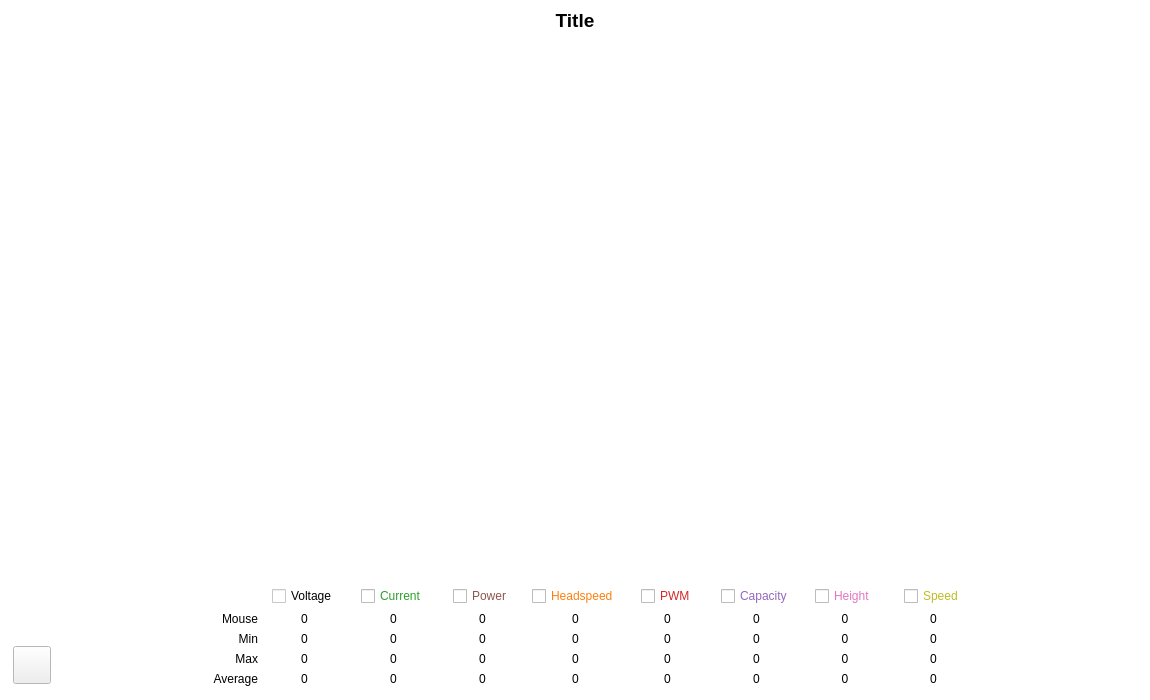
<?xml version="1.0" encoding="UTF-8"?>
<ui version="4.0">
 <class>QTDTelemetryWindow</class>
 <widget class="QMainWindow" name="QTDTelemetryWindow">
  <property name="geometry">
   <rect>
    <x>0</x>
    <y>0</y>
    <width>1150</width>
    <height>700</height>
   </rect>
  </property>
  <property name="palette">
   <palette>
    <active>
     <colorrole role="Base">
      <brush brushstyle="SolidPattern">
       <color alpha="255">
        <red>255</red>
        <green>255</green>
        <blue>255</blue>
       </color>
      </brush>
     </colorrole>
     <colorrole role="Window">
      <brush brushstyle="SolidPattern">
       <color alpha="255">
        <red>255</red>
        <green>255</green>
        <blue>255</blue>
       </color>
      </brush>
     </colorrole>
    </active>
    <inactive>
     <colorrole role="Base">
      <brush brushstyle="SolidPattern">
       <color alpha="255">
        <red>255</red>
        <green>255</green>
        <blue>255</blue>
       </color>
      </brush>
     </colorrole>
     <colorrole role="Window">
      <brush brushstyle="SolidPattern">
       <color alpha="255">
        <red>255</red>
        <green>255</green>
        <blue>255</blue>
       </color>
      </brush>
     </colorrole>
    </inactive>
    <disabled>
     <colorrole role="Base">
      <brush brushstyle="SolidPattern">
       <color alpha="255">
        <red>255</red>
        <green>255</green>
        <blue>255</blue>
       </color>
      </brush>
     </colorrole>
     <colorrole role="Window">
      <brush brushstyle="SolidPattern">
       <color alpha="255">
        <red>255</red>
        <green>255</green>
        <blue>255</blue>
       </color>
      </brush>
     </colorrole>
    </disabled>
   </palette>
  </property>
  <property name="windowTitle">
   <string>MainWindow</string>
  </property>
  <widget class="QWidget" name="centralwidget">
   <property name="palette">
    <palette>
     <active>
      <colorrole role="Base">
       <brush brushstyle="SolidPattern">
        <color alpha="255">
         <red>255</red>
         <green>255</green>
         <blue>255</blue>
        </color>
       </brush>
      </colorrole>
      <colorrole role="Window">
       <brush brushstyle="SolidPattern">
        <color alpha="255">
         <red>255</red>
         <green>255</green>
         <blue>255</blue>
        </color>
       </brush>
      </colorrole>
      <colorrole role="AlternateBase">
       <brush brushstyle="SolidPattern">
        <color alpha="255">
         <red>255</red>
         <green>255</green>
         <blue>255</blue>
        </color>
       </brush>
      </colorrole>
     </active>
     <inactive>
      <colorrole role="Base">
       <brush brushstyle="SolidPattern">
        <color alpha="255">
         <red>255</red>
         <green>255</green>
         <blue>255</blue>
        </color>
       </brush>
      </colorrole>
      <colorrole role="Window">
       <brush brushstyle="SolidPattern">
        <color alpha="255">
         <red>255</red>
         <green>255</green>
         <blue>255</blue>
        </color>
       </brush>
      </colorrole>
      <colorrole role="AlternateBase">
       <brush brushstyle="SolidPattern">
        <color alpha="255">
         <red>255</red>
         <green>255</green>
         <blue>255</blue>
        </color>
       </brush>
      </colorrole>
     </inactive>
     <disabled>
      <colorrole role="Base">
       <brush brushstyle="SolidPattern">
        <color alpha="255">
         <red>255</red>
         <green>255</green>
         <blue>255</blue>
        </color>
       </brush>
      </colorrole>
      <colorrole role="Window">
       <brush brushstyle="SolidPattern">
        <color alpha="255">
         <red>255</red>
         <green>255</green>
         <blue>255</blue>
        </color>
       </brush>
      </colorrole>
      <colorrole role="AlternateBase">
       <brush brushstyle="SolidPattern">
        <color alpha="255">
         <red>255</red>
         <green>255</green>
         <blue>255</blue>
        </color>
       </brush>
      </colorrole>
     </disabled>
    </palette>
   </property>
   <property name="windowTitle">
    <string>Dialog</string>
   </property>
   <layout class="QHBoxLayout" name="horizontalLayout">
    <item>
     <layout class="QVBoxLayout" name="verticalLayout" stretch="0,1,0">
      <item>
       <widget class="QLabel" name="label_title">
        <property name="font">
         <font>
          <pointsize>14</pointsize>
          <weight>75</weight>
          <bold>true</bold>
         </font>
        </property>
        <property name="text">
         <string>Title</string>
        </property>
        <property name="alignment">
         <set>Qt::AlignCenter</set>
        </property>
       </widget>
      </item>
      <item>
       <widget class="QWidget" name="widget_graph" native="true">
        <layout class="QHBoxLayout" name="horizontalLayout_5">
         <property name="leftMargin">
          <number>0</number>
         </property>
         <property name="topMargin">
          <number>0</number>
         </property>
         <property name="rightMargin">
          <number>0</number>
         </property>
         <property name="bottomMargin">
          <number>0</number>
         </property>
         <item>
          <layout class="QVBoxLayout" name="vertical_layout_graph"/>
         </item>
        </layout>
       </widget>
      </item>
      <item>
       <widget class="QWidget" name="widget_bottom" native="true">
        <property name="minimumSize">
         <size>
          <width>0</width>
          <height>110</height>
         </size>
        </property>
        <property name="maximumSize">
         <size>
          <width>16777215</width>
          <height>100</height>
         </size>
        </property>
        <layout class="QHBoxLayout" name="horizontalLayout_2">
         <property name="leftMargin">
          <number>0</number>
         </property>
         <property name="topMargin">
          <number>0</number>
         </property>
         <property name="rightMargin">
          <number>0</number>
         </property>
         <property name="bottomMargin">
          <number>0</number>
         </property>
         <item>
          <layout class="QHBoxLayout" name="horizontalLayout_3" stretch="0,1,0">
           <item>
            <widget class="QWidget" name="widget_screenshot_holder" native="true">
             <property name="minimumSize">
              <size>
               <width>50</width>
               <height>0</height>
              </size>
             </property>
             <widget class="QPushButton" name="push_buttton_screenshot">
              <property name="geometry">
               <rect>
                <x>4</x>
                <y>60</y>
                <width>38</width>
                <height>38</height>
               </rect>
              </property>
              <property name="minimumSize">
               <size>
                <width>38</width>
                <height>38</height>
               </size>
              </property>
              <property name="maximumSize">
               <size>
                <width>34</width>
                <height>34</height>
               </size>
              </property>
              <property name="text">
               <string/>
              </property>
             </widget>
            </widget>
           </item>
           <item>
            <widget class="QWidget" name="widget_grid" native="true">
             <property name="minimumSize">
              <size>
               <width>600</width>
               <height>0</height>
              </size>
             </property>
             <property name="maximumSize">
              <size>
               <width>800</width>
               <height>16777215</height>
              </size>
             </property>
             <layout class="QHBoxLayout" name="horizontalLayout_4">
              <property name="leftMargin">
               <number>0</number>
              </property>
              <property name="topMargin">
               <number>0</number>
              </property>
              <property name="rightMargin">
               <number>0</number>
              </property>
              <property name="bottomMargin">
               <number>0</number>
              </property>
              <item>
               <layout class="QGridLayout" name="grid_layout">
                <property name="rightMargin">
                 <number>0</number>
                </property>
                <property name="bottomMargin">
                 <number>10</number>
                </property>
                <property name="spacing">
                 <number>6</number>
                </property>
                <item row="4" column="3" alignment="Qt::AlignHCenter">
                 <widget class="QLabel" name="grid_label_3_2">
                  <property name="minimumSize">
                   <size>
                    <width>0</width>
                    <height>13</height>
                   </size>
                  </property>
                  <property name="text">
                   <string>0</string>
                  </property>
                  <property name="alignment">
                   <set>Qt::AlignCenter</set>
                  </property>
                 </widget>
                </item>
                <item row="2" column="1" alignment="Qt::AlignHCenter">
                 <widget class="QLabel" name="grid_label_1_0">
                  <property name="minimumSize">
                   <size>
                    <width>0</width>
                    <height>13</height>
                   </size>
                  </property>
                  <property name="maximumSize">
                   <size>
                    <width>16777215</width>
                    <height>13</height>
                   </size>
                  </property>
                  <property name="text">
                   <string>0</string>
                  </property>
                  <property name="alignment">
                   <set>Qt::AlignCenter</set>
                  </property>
                 </widget>
                </item>
                <item row="3" column="0" alignment="Qt::AlignRight">
                 <widget class="QLabel" name="label_5">
                  <property name="minimumSize">
                   <size>
                    <width>0</width>
                    <height>13</height>
                   </size>
                  </property>
                  <property name="maximumSize">
                   <size>
                    <width>16777215</width>
                    <height>13</height>
                   </size>
                  </property>
                  <property name="text">
                   <string>Max</string>
                  </property>
                  <property name="alignment">
                   <set>Qt::AlignRight|Qt::AlignTrailing|Qt::AlignVCenter</set>
                  </property>
                 </widget>
                </item>
                <item row="1" column="0" alignment="Qt::AlignRight">
                 <widget class="QLabel" name="label_0_0">
                  <property name="minimumSize">
                   <size>
                    <width>0</width>
                    <height>13</height>
                   </size>
                  </property>
                  <property name="maximumSize">
                   <size>
                    <width>16777215</width>
                    <height>13</height>
                   </size>
                  </property>
                  <property name="text">
                   <string>Mouse</string>
                  </property>
                  <property name="alignment">
                   <set>Qt::AlignRight|Qt::AlignTrailing|Qt::AlignVCenter</set>
                  </property>
                 </widget>
                </item>
                <item row="1" column="3" alignment="Qt::AlignHCenter">
                 <widget class="QLabel" name="grid_label_0_2">
                  <property name="minimumSize">
                   <size>
                    <width>0</width>
                    <height>13</height>
                   </size>
                  </property>
                  <property name="text">
                   <string>0</string>
                  </property>
                  <property name="alignment">
                   <set>Qt::AlignCenter</set>
                  </property>
                 </widget>
                </item>
                <item row="1" column="6" alignment="Qt::AlignHCenter">
                 <widget class="QLabel" name="grid_label_0_5">
                  <property name="minimumSize">
                   <size>
                    <width>0</width>
                    <height>13</height>
                   </size>
                  </property>
                  <property name="text">
                   <string>0</string>
                  </property>
                  <property name="alignment">
                   <set>Qt::AlignCenter</set>
                  </property>
                 </widget>
                </item>
                <item row="3" column="3" alignment="Qt::AlignHCenter">
                 <widget class="QLabel" name="grid_label_2_2">
                  <property name="minimumSize">
                   <size>
                    <width>0</width>
                    <height>13</height>
                   </size>
                  </property>
                  <property name="text">
                   <string>0</string>
                  </property>
                  <property name="alignment">
                   <set>Qt::AlignCenter</set>
                  </property>
                 </widget>
                </item>
                <item row="4" column="7">
                 <widget class="QLabel" name="grid_label_3_6">
                  <property name="text">
                   <string>0</string>
                  </property>
                  <property name="alignment">
                   <set>Qt::AlignCenter</set>
                  </property>
                 </widget>
                </item>
                <item row="1" column="8">
                 <widget class="QLabel" name="grid_label_0_7">
                  <property name="text">
                   <string>0</string>
                  </property>
                  <property name="alignment">
                   <set>Qt::AlignCenter</set>
                  </property>
                 </widget>
                </item>
                <item row="1" column="1" alignment="Qt::AlignHCenter">
                 <widget class="QLabel" name="grid_label_0_0">
                  <property name="minimumSize">
                   <size>
                    <width>0</width>
                    <height>13</height>
                   </size>
                  </property>
                  <property name="maximumSize">
                   <size>
                    <width>16777215</width>
                    <height>13</height>
                   </size>
                  </property>
                  <property name="text">
                   <string>0</string>
                  </property>
                  <property name="alignment">
                   <set>Qt::AlignCenter</set>
                  </property>
                 </widget>
                </item>
                <item row="3" column="1" alignment="Qt::AlignHCenter">
                 <widget class="QLabel" name="grid_label_2_0">
                  <property name="minimumSize">
                   <size>
                    <width>0</width>
                    <height>13</height>
                   </size>
                  </property>
                  <property name="maximumSize">
                   <size>
                    <width>16777215</width>
                    <height>13</height>
                   </size>
                  </property>
                  <property name="text">
                   <string>0</string>
                  </property>
                  <property name="alignment">
                   <set>Qt::AlignCenter</set>
                  </property>
                 </widget>
                </item>
                <item row="3" column="5" alignment="Qt::AlignHCenter">
                 <widget class="QLabel" name="grid_label_2_4">
                  <property name="minimumSize">
                   <size>
                    <width>0</width>
                    <height>13</height>
                   </size>
                  </property>
                  <property name="text">
                   <string>0</string>
                  </property>
                  <property name="alignment">
                   <set>Qt::AlignCenter</set>
                  </property>
                 </widget>
                </item>
                <item row="1" column="5" alignment="Qt::AlignHCenter">
                 <widget class="QLabel" name="grid_label_0_4">
                  <property name="minimumSize">
                   <size>
                    <width>0</width>
                    <height>13</height>
                   </size>
                  </property>
                  <property name="text">
                   <string>0</string>
                  </property>
                  <property name="alignment">
                   <set>Qt::AlignCenter</set>
                  </property>
                 </widget>
                </item>
                <item row="4" column="8">
                 <widget class="QLabel" name="grid_label_3_7">
                  <property name="text">
                   <string>0</string>
                  </property>
                  <property name="alignment">
                   <set>Qt::AlignCenter</set>
                  </property>
                 </widget>
                </item>
                <item row="1" column="7">
                 <widget class="QLabel" name="grid_label_0_6">
                  <property name="minimumSize">
                   <size>
                    <width>0</width>
                    <height>13</height>
                   </size>
                  </property>
                  <property name="text">
                   <string>0</string>
                  </property>
                  <property name="alignment">
                   <set>Qt::AlignCenter</set>
                  </property>
                 </widget>
                </item>
                <item row="3" column="7">
                 <widget class="QLabel" name="grid_label_2_6">
                  <property name="text">
                   <string>0</string>
                  </property>
                  <property name="alignment">
                   <set>Qt::AlignCenter</set>
                  </property>
                 </widget>
                </item>
                <item row="0" column="7">
                 <layout class="QHBoxLayout" name="horizontalLayout_12">
                  <item>
                   <spacer name="horizontalSpacer_14">
                    <property name="orientation">
                     <enum>Qt::Horizontal</enum>
                    </property>
                    <property name="sizeHint" stdset="0">
                     <size>
                      <width>2</width>
                      <height>10</height>
                     </size>
                    </property>
                   </spacer>
                  </item>
                  <item>
                   <widget class="QCheckBox" name="grid_check_box_6">
                    <property name="minimumSize">
                     <size>
                      <width>0</width>
                      <height>18</height>
                     </size>
                    </property>
                    <property name="styleSheet">
                     <string notr="true">QCheckBox {color: #e377c2;}</string>
                    </property>
                    <property name="text">
                     <string>Height</string>
                    </property>
                   </widget>
                  </item>
                  <item>
                   <spacer name="horizontalSpacer_15">
                    <property name="orientation">
                     <enum>Qt::Horizontal</enum>
                    </property>
                    <property name="sizeHint" stdset="0">
                     <size>
                      <width>2</width>
                      <height>10</height>
                     </size>
                    </property>
                   </spacer>
                  </item>
                 </layout>
                </item>
                <item row="0" column="5">
                 <layout class="QHBoxLayout" name="horizontalLayout_6">
                  <property name="spacing">
                   <number>6</number>
                  </property>
                  <property name="leftMargin">
                   <number>0</number>
                  </property>
                  <item>
                   <spacer name="horizontalSpacer_2">
                    <property name="orientation">
                     <enum>Qt::Horizontal</enum>
                    </property>
                    <property name="sizeHint" stdset="0">
                     <size>
                      <width>2</width>
                      <height>10</height>
                     </size>
                    </property>
                   </spacer>
                  </item>
                  <item>
                   <widget class="QCheckBox" name="grid_check_box_4">
                    <property name="minimumSize">
                     <size>
                      <width>0</width>
                      <height>18</height>
                     </size>
                    </property>
                    <property name="styleSheet">
                     <string notr="true">QCheckBox {color: #D62728}</string>
                    </property>
                    <property name="text">
                     <string>PWM</string>
                    </property>
                   </widget>
                  </item>
                  <item>
                   <spacer name="horizontalSpacer">
                    <property name="orientation">
                     <enum>Qt::Horizontal</enum>
                    </property>
                    <property name="sizeHint" stdset="0">
                     <size>
                      <width>2</width>
                      <height>10</height>
                     </size>
                    </property>
                   </spacer>
                  </item>
                 </layout>
                </item>
                <item row="3" column="2" alignment="Qt::AlignHCenter">
                 <widget class="QLabel" name="grid_label_2_1">
                  <property name="minimumSize">
                   <size>
                    <width>0</width>
                    <height>13</height>
                   </size>
                  </property>
                  <property name="text">
                   <string>0</string>
                  </property>
                  <property name="alignment">
                   <set>Qt::AlignCenter</set>
                  </property>
                 </widget>
                </item>
                <item row="3" column="4" alignment="Qt::AlignHCenter">
                 <widget class="QLabel" name="grid_label_2_3">
                  <property name="minimumSize">
                   <size>
                    <width>0</width>
                    <height>13</height>
                   </size>
                  </property>
                  <property name="text">
                   <string>0</string>
                  </property>
                  <property name="alignment">
                   <set>Qt::AlignCenter</set>
                  </property>
                 </widget>
                </item>
                <item row="1" column="2" alignment="Qt::AlignHCenter">
                 <widget class="QLabel" name="grid_label_0_1">
                  <property name="minimumSize">
                   <size>
                    <width>0</width>
                    <height>13</height>
                   </size>
                  </property>
                  <property name="text">
                   <string>0</string>
                  </property>
                  <property name="alignment">
                   <set>Qt::AlignCenter</set>
                  </property>
                 </widget>
                </item>
                <item row="1" column="4" alignment="Qt::AlignHCenter">
                 <widget class="QLabel" name="grid_label_0_3">
                  <property name="minimumSize">
                   <size>
                    <width>0</width>
                    <height>13</height>
                   </size>
                  </property>
                  <property name="text">
                   <string>0</string>
                  </property>
                  <property name="alignment">
                   <set>Qt::AlignCenter</set>
                  </property>
                 </widget>
                </item>
                <item row="2" column="0" alignment="Qt::AlignRight">
                 <widget class="QLabel" name="label_17">
                  <property name="minimumSize">
                   <size>
                    <width>0</width>
                    <height>13</height>
                   </size>
                  </property>
                  <property name="maximumSize">
                   <size>
                    <width>16777215</width>
                    <height>13</height>
                   </size>
                  </property>
                  <property name="text">
                   <string>Min</string>
                  </property>
                  <property name="alignment">
                   <set>Qt::AlignRight|Qt::AlignTrailing|Qt::AlignVCenter</set>
                  </property>
                 </widget>
                </item>
                <item row="2" column="2" alignment="Qt::AlignHCenter">
                 <widget class="QLabel" name="grid_label_1_1">
                  <property name="minimumSize">
                   <size>
                    <width>0</width>
                    <height>13</height>
                   </size>
                  </property>
                  <property name="text">
                   <string>0</string>
                  </property>
                  <property name="alignment">
                   <set>Qt::AlignCenter</set>
                  </property>
                 </widget>
                </item>
                <item row="2" column="3" alignment="Qt::AlignHCenter">
                 <widget class="QLabel" name="grid_label_1_2">
                  <property name="minimumSize">
                   <size>
                    <width>0</width>
                    <height>13</height>
                   </size>
                  </property>
                  <property name="text">
                   <string>0</string>
                  </property>
                  <property name="alignment">
                   <set>Qt::AlignCenter</set>
                  </property>
                 </widget>
                </item>
                <item row="2" column="4" alignment="Qt::AlignHCenter">
                 <widget class="QLabel" name="grid_label_1_3">
                  <property name="minimumSize">
                   <size>
                    <width>0</width>
                    <height>13</height>
                   </size>
                  </property>
                  <property name="text">
                   <string>0</string>
                  </property>
                  <property name="alignment">
                   <set>Qt::AlignCenter</set>
                  </property>
                 </widget>
                </item>
                <item row="2" column="5" alignment="Qt::AlignHCenter">
                 <widget class="QLabel" name="grid_label_1_4">
                  <property name="minimumSize">
                   <size>
                    <width>0</width>
                    <height>13</height>
                   </size>
                  </property>
                  <property name="text">
                   <string>0</string>
                  </property>
                  <property name="alignment">
                   <set>Qt::AlignCenter</set>
                  </property>
                 </widget>
                </item>
                <item row="4" column="6" alignment="Qt::AlignHCenter">
                 <widget class="QLabel" name="grid_label_3_5">
                  <property name="minimumSize">
                   <size>
                    <width>0</width>
                    <height>13</height>
                   </size>
                  </property>
                  <property name="text">
                   <string>0</string>
                  </property>
                  <property name="alignment">
                   <set>Qt::AlignCenter</set>
                  </property>
                 </widget>
                </item>
                <item row="2" column="6" alignment="Qt::AlignHCenter">
                 <widget class="QLabel" name="grid_label_1_5">
                  <property name="minimumSize">
                   <size>
                    <width>0</width>
                    <height>13</height>
                   </size>
                  </property>
                  <property name="text">
                   <string>0</string>
                  </property>
                  <property name="alignment">
                   <set>Qt::AlignCenter</set>
                  </property>
                 </widget>
                </item>
                <item row="3" column="6" alignment="Qt::AlignHCenter">
                 <widget class="QLabel" name="grid_label_2_5">
                  <property name="minimumSize">
                   <size>
                    <width>0</width>
                    <height>13</height>
                   </size>
                  </property>
                  <property name="text">
                   <string>0</string>
                  </property>
                  <property name="alignment">
                   <set>Qt::AlignCenter</set>
                  </property>
                 </widget>
                </item>
                <item row="4" column="5" alignment="Qt::AlignHCenter">
                 <widget class="QLabel" name="grid_label_3_4">
                  <property name="minimumSize">
                   <size>
                    <width>0</width>
                    <height>13</height>
                   </size>
                  </property>
                  <property name="text">
                   <string>0</string>
                  </property>
                  <property name="alignment">
                   <set>Qt::AlignCenter</set>
                  </property>
                 </widget>
                </item>
                <item row="4" column="4" alignment="Qt::AlignHCenter">
                 <widget class="QLabel" name="grid_label_3_3">
                  <property name="minimumSize">
                   <size>
                    <width>0</width>
                    <height>13</height>
                   </size>
                  </property>
                  <property name="text">
                   <string>0</string>
                  </property>
                  <property name="alignment">
                   <set>Qt::AlignCenter</set>
                  </property>
                 </widget>
                </item>
                <item row="4" column="2" alignment="Qt::AlignHCenter">
                 <widget class="QLabel" name="grid_label_3_1">
                  <property name="minimumSize">
                   <size>
                    <width>0</width>
                    <height>13</height>
                   </size>
                  </property>
                  <property name="text">
                   <string>0</string>
                  </property>
                  <property name="alignment">
                   <set>Qt::AlignCenter</set>
                  </property>
                 </widget>
                </item>
                <item row="4" column="1" alignment="Qt::AlignHCenter">
                 <widget class="QLabel" name="grid_label_3_0">
                  <property name="minimumSize">
                   <size>
                    <width>0</width>
                    <height>13</height>
                   </size>
                  </property>
                  <property name="maximumSize">
                   <size>
                    <width>16777215</width>
                    <height>16777215</height>
                   </size>
                  </property>
                  <property name="text">
                   <string>0</string>
                  </property>
                  <property name="alignment">
                   <set>Qt::AlignCenter</set>
                  </property>
                 </widget>
                </item>
                <item row="4" column="0" alignment="Qt::AlignRight">
                 <widget class="QLabel" name="label_29">
                  <property name="minimumSize">
                   <size>
                    <width>0</width>
                    <height>13</height>
                   </size>
                  </property>
                  <property name="maximumSize">
                   <size>
                    <width>16777215</width>
                    <height>16777215</height>
                   </size>
                  </property>
                  <property name="text">
                   <string>Average</string>
                  </property>
                  <property name="alignment">
                   <set>Qt::AlignRight|Qt::AlignTrailing|Qt::AlignVCenter</set>
                  </property>
                 </widget>
                </item>
                <item row="0" column="4">
                 <layout class="QHBoxLayout" name="horizontalLayout_8">
                  <item>
                   <spacer name="horizontalSpacer_6">
                    <property name="orientation">
                     <enum>Qt::Horizontal</enum>
                    </property>
                    <property name="sizeHint" stdset="0">
                     <size>
                      <width>2</width>
                      <height>10</height>
                     </size>
                    </property>
                   </spacer>
                  </item>
                  <item>
                   <widget class="QCheckBox" name="grid_check_box_3">
                    <property name="minimumSize">
                     <size>
                      <width>0</width>
                      <height>18</height>
                     </size>
                    </property>
                    <property name="styleSheet">
                     <string notr="true">QCheckBox {color: #FF7F0E}</string>
                    </property>
                    <property name="text">
                     <string>Headspeed</string>
                    </property>
                   </widget>
                  </item>
                  <item>
                   <spacer name="horizontalSpacer_5">
                    <property name="orientation">
                     <enum>Qt::Horizontal</enum>
                    </property>
                    <property name="sizeHint" stdset="0">
                     <size>
                      <width>2</width>
                      <height>10</height>
                     </size>
                    </property>
                   </spacer>
                  </item>
                 </layout>
                </item>
                <item row="0" column="3">
                 <layout class="QHBoxLayout" name="horizontalLayout_9">
                  <item>
                   <spacer name="horizontalSpacer_8">
                    <property name="orientation">
                     <enum>Qt::Horizontal</enum>
                    </property>
                    <property name="sizeHint" stdset="0">
                     <size>
                      <width>2</width>
                      <height>10</height>
                     </size>
                    </property>
                   </spacer>
                  </item>
                  <item>
                   <widget class="QCheckBox" name="grid_check_box_2">
                    <property name="minimumSize">
                     <size>
                      <width>0</width>
                      <height>18</height>
                     </size>
                    </property>
                    <property name="maximumSize">
                     <size>
                      <width>16777215</width>
                      <height>18</height>
                     </size>
                    </property>
                    <property name="styleSheet">
                     <string notr="true">QCheckBox {color: #8C564B}</string>
                    </property>
                    <property name="text">
                     <string>Power</string>
                    </property>
                   </widget>
                  </item>
                  <item>
                   <spacer name="horizontalSpacer_7">
                    <property name="orientation">
                     <enum>Qt::Horizontal</enum>
                    </property>
                    <property name="sizeHint" stdset="0">
                     <size>
                      <width>2</width>
                      <height>10</height>
                     </size>
                    </property>
                   </spacer>
                  </item>
                 </layout>
                </item>
                <item row="0" column="6">
                 <layout class="QHBoxLayout" name="horizontalLayout_7">
                  <item>
                   <spacer name="horizontalSpacer_4">
                    <property name="orientation">
                     <enum>Qt::Horizontal</enum>
                    </property>
                    <property name="sizeHint" stdset="0">
                     <size>
                      <width>2</width>
                      <height>10</height>
                     </size>
                    </property>
                   </spacer>
                  </item>
                  <item>
                   <widget class="QCheckBox" name="grid_check_box_5">
                    <property name="minimumSize">
                     <size>
                      <width>0</width>
                      <height>18</height>
                     </size>
                    </property>
                    <property name="styleSheet">
                     <string notr="true">QCheckBox {color: #9467BD;}</string>
                    </property>
                    <property name="text">
                     <string>Capacity</string>
                    </property>
                   </widget>
                  </item>
                  <item>
                   <spacer name="horizontalSpacer_3">
                    <property name="orientation">
                     <enum>Qt::Horizontal</enum>
                    </property>
                    <property name="sizeHint" stdset="0">
                     <size>
                      <width>2</width>
                      <height>10</height>
                     </size>
                    </property>
                   </spacer>
                  </item>
                 </layout>
                </item>
                <item row="0" column="2">
                 <layout class="QHBoxLayout" name="horizontalLayout_10">
                  <item>
                   <spacer name="horizontalSpacer_10">
                    <property name="orientation">
                     <enum>Qt::Horizontal</enum>
                    </property>
                    <property name="sizeHint" stdset="0">
                     <size>
                      <width>2</width>
                      <height>10</height>
                     </size>
                    </property>
                   </spacer>
                  </item>
                  <item>
                   <widget class="QCheckBox" name="grid_check_box_1">
                    <property name="minimumSize">
                     <size>
                      <width>0</width>
                      <height>18</height>
                     </size>
                    </property>
                    <property name="maximumSize">
                     <size>
                      <width>16777215</width>
                      <height>18</height>
                     </size>
                    </property>
                    <property name="styleSheet">
                     <string notr="true">QCheckBox {color: #2CA02C}</string>
                    </property>
                    <property name="text">
                     <string>Current</string>
                    </property>
                   </widget>
                  </item>
                  <item>
                   <spacer name="horizontalSpacer_9">
                    <property name="orientation">
                     <enum>Qt::Horizontal</enum>
                    </property>
                    <property name="sizeHint" stdset="0">
                     <size>
                      <width>2</width>
                      <height>10</height>
                     </size>
                    </property>
                   </spacer>
                  </item>
                 </layout>
                </item>
                <item row="0" column="1">
                 <layout class="QHBoxLayout" name="horizontalLayout_11">
                  <item>
                   <spacer name="horizontalSpacer_12">
                    <property name="orientation">
                     <enum>Qt::Horizontal</enum>
                    </property>
                    <property name="sizeHint" stdset="0">
                     <size>
                      <width>2</width>
                      <height>10</height>
                     </size>
                    </property>
                   </spacer>
                  </item>
                  <item>
                   <widget class="QCheckBox" name="grid_check_box_0">
                    <property name="minimumSize">
                     <size>
                      <width>0</width>
                      <height>18</height>
                     </size>
                    </property>
                    <property name="maximumSize">
                     <size>
                      <width>16777215</width>
                      <height>18</height>
                     </size>
                    </property>
                    <property name="font">
                     <font>
                      <weight>50</weight>
                      <bold>false</bold>
                     </font>
                    </property>
                    <property name="layoutDirection">
                     <enum>Qt::LeftToRight</enum>
                    </property>
                    <property name="autoFillBackground">
                     <bool>false</bool>
                    </property>
                    <property name="styleSheet">
                     <string notr="true">QCheckBox {Color: &quot;#1F77B4&quot;;}</string>
                    </property>
                    <property name="text">
                     <string>Voltage</string>
                    </property>
                   </widget>
                  </item>
                  <item>
                   <spacer name="horizontalSpacer_11">
                    <property name="orientation">
                     <enum>Qt::Horizontal</enum>
                    </property>
                    <property name="sizeHint" stdset="0">
                     <size>
                      <width>2</width>
                      <height>10</height>
                     </size>
                    </property>
                   </spacer>
                  </item>
                 </layout>
                </item>
                <item row="0" column="0">
                 <spacer name="horizontalSpacer_13">
                  <property name="orientation">
                   <enum>Qt::Horizontal</enum>
                  </property>
                  <property name="sizeHint" stdset="0">
                   <size>
                    <width>40</width>
                    <height>20</height>
                   </size>
                  </property>
                 </spacer>
                </item>
                <item row="3" column="8">
                 <widget class="QLabel" name="grid_label_2_7">
                  <property name="text">
                   <string>0</string>
                  </property>
                  <property name="alignment">
                   <set>Qt::AlignCenter</set>
                  </property>
                 </widget>
                </item>
                <item row="2" column="8">
                 <widget class="QLabel" name="grid_label_1_7">
                  <property name="text">
                   <string>0</string>
                  </property>
                  <property name="alignment">
                   <set>Qt::AlignCenter</set>
                  </property>
                 </widget>
                </item>
                <item row="2" column="7">
                 <widget class="QLabel" name="grid_label_1_6">
                  <property name="text">
                   <string>0</string>
                  </property>
                  <property name="alignment">
                   <set>Qt::AlignCenter</set>
                  </property>
                 </widget>
                </item>
                <item row="0" column="8">
                 <layout class="QHBoxLayout" name="horizontalLayout_13">
                  <item>
                   <spacer name="horizontalSpacer_16">
                    <property name="orientation">
                     <enum>Qt::Horizontal</enum>
                    </property>
                    <property name="sizeHint" stdset="0">
                     <size>
                      <width>2</width>
                      <height>10</height>
                     </size>
                    </property>
                   </spacer>
                  </item>
                  <item>
                   <widget class="QCheckBox" name="grid_check_box_7">
                    <property name="minimumSize">
                     <size>
                      <width>0</width>
                      <height>18</height>
                     </size>
                    </property>
                    <property name="styleSheet">
                     <string notr="true">QCheckBox {color: #bcbd22;}</string>
                    </property>
                    <property name="text">
                     <string>Speed</string>
                    </property>
                   </widget>
                  </item>
                  <item>
                   <spacer name="horizontalSpacer_17">
                    <property name="orientation">
                     <enum>Qt::Horizontal</enum>
                    </property>
                    <property name="sizeHint" stdset="0">
                     <size>
                      <width>2</width>
                      <height>10</height>
                     </size>
                    </property>
                   </spacer>
                  </item>
                 </layout>
                </item>
               </layout>
              </item>
             </layout>
            </widget>
           </item>
           <item>
            <widget class="QWidget" name="widget_spacer" native="true">
             <property name="minimumSize">
              <size>
               <width>50</width>
               <height>0</height>
              </size>
             </property>
            </widget>
           </item>
          </layout>
         </item>
        </layout>
       </widget>
      </item>
     </layout>
    </item>
   </layout>
  </widget>
 </widget>
 <resources/>
 <connections/>
</ui>
